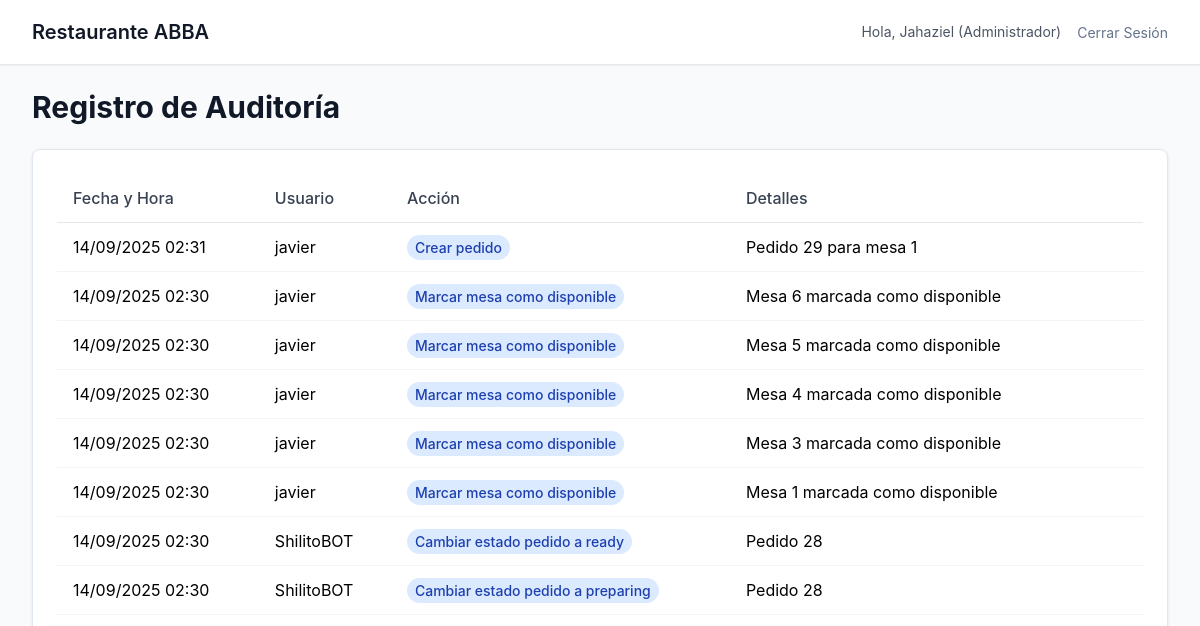
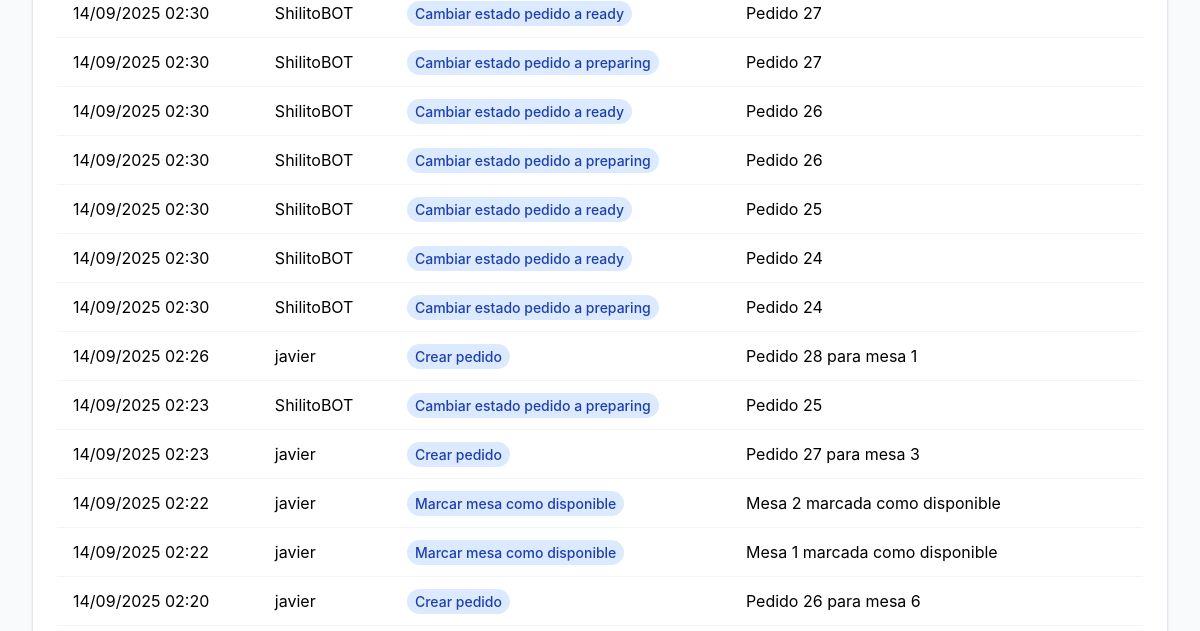
/home/audit-log/ (signed in, upper part), run on an earlier commit of the app's database (2 pictures, top to bottom).
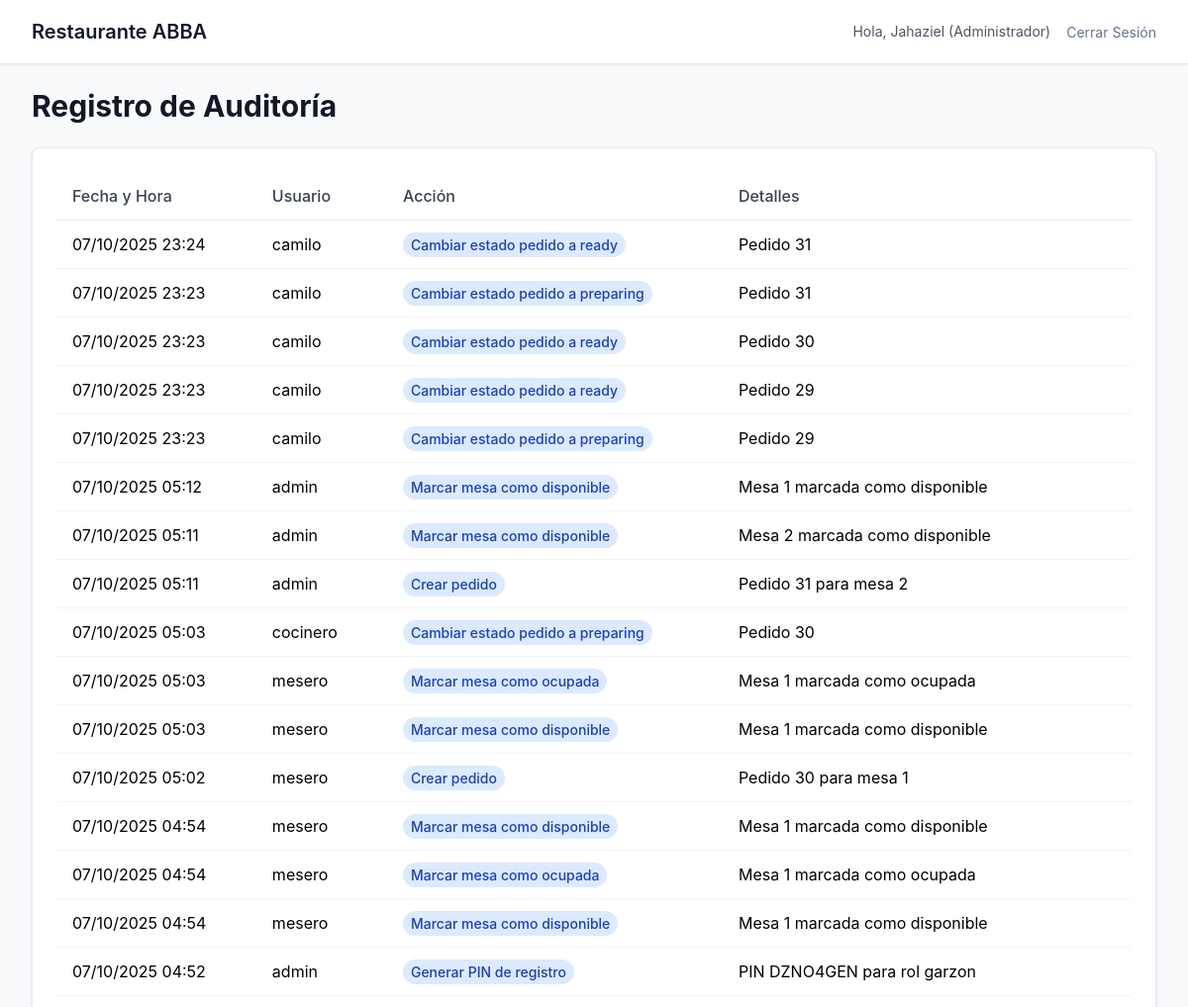
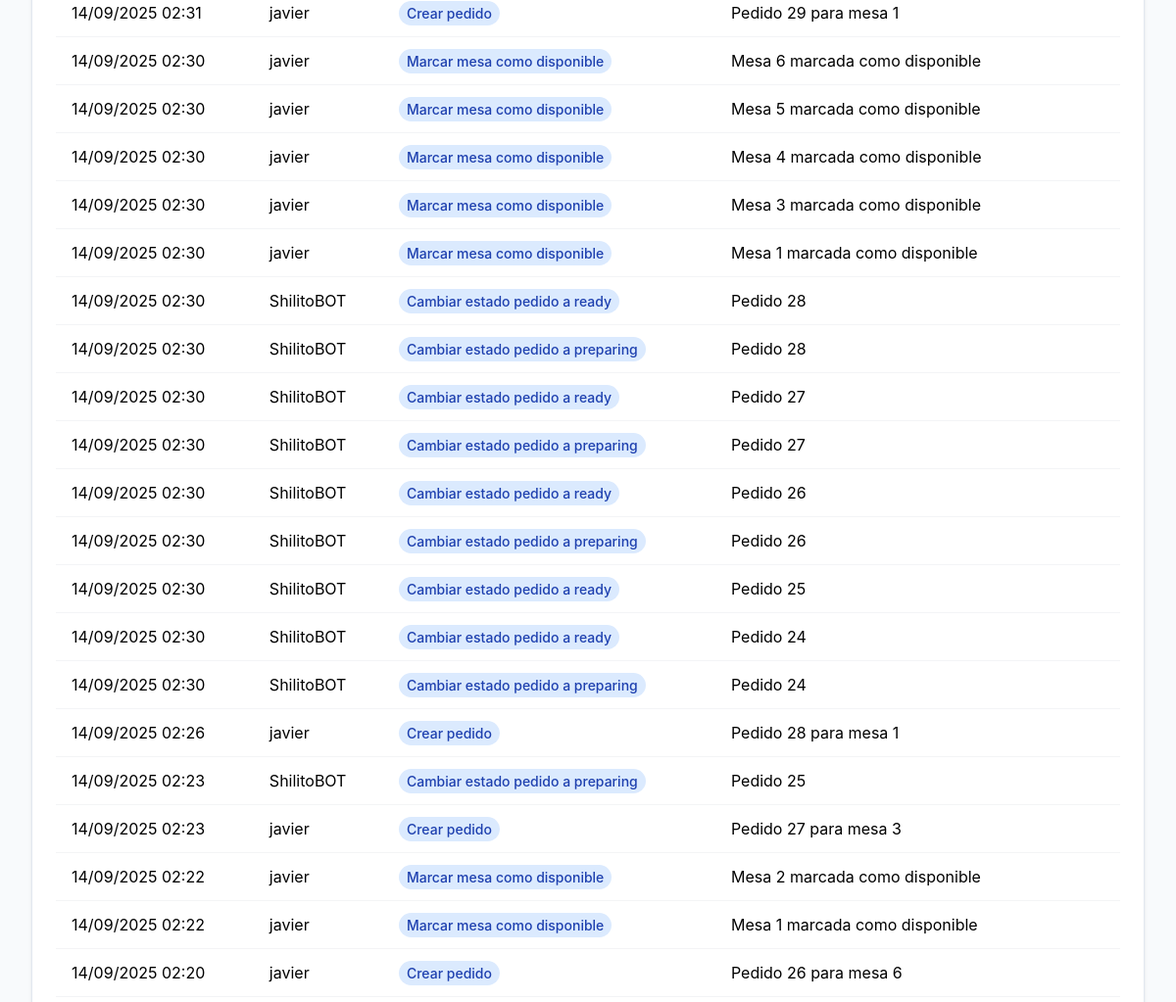
And on a later commit of the database (2 pictures, top to bottom).
### restaurant/models.py (models this page shows, shortened)
class UserProfile(models.Model):
    user = models.OneToOneField(User, on_delete=models.CASCADE)
    role = models.CharField("Rol", max_length=20, choices=[
        ('garzon', 'Garzón'),
        ('cocinero', 'Cocinero'),
        ('admin', 'Administrador'),
        ('recepcion', 'Recepción'),
    ], default='garzon')
    pin = models.CharField("PIN", max_length=10, blank=True)  # Para autenticación rápida
    class Meta:
        verbose_name = "Perfil de Usuario"
        verbose_name_plural = "Perfiles de Usuario"

class AuditLog(models.Model):
    user = models.ForeignKey(User, verbose_name="Usuario", on_delete=models.CASCADE)
    action = models.CharField("Acción", max_length=100)
    timestamp = models.DateTimeField("Fecha y Hora", default=timezone.now)
    details = models.TextField("Detalles", blank=True)
    class Meta:
        verbose_name = "Registro de Auditoría"
        verbose_name_plural = "Registros de Auditoría"

### restaurant/views.py (the view)
# urls.py: path('audit-log/', views.audit_log, name='audit_log'),
@login_required
def audit_log(request):
    if request.user.userprofile.role != 'admin':
        return redirect('home')
    logs = AuditLog.objects.all().order_by('-timestamp')
    return render(request, 'restaurant/audit_log.html', {'logs': logs})

### restaurant/templates/restaurant/audit_log.html (shortened to what this page needs)
{% extends "base.html" %}
{% block content %}
<div class="mb-8">
    <h1 class="text-3xl font-bold text-gray-900 mb-6">Registro de Auditoría</h1>
    <div class="card p-6">
        <div class="overflow-x-auto">
            <table class="w-full table-auto">
                <thead>
                    <tr class="border-b border-gray-200">
                        <th class="text-left py-3 px-4 font-medium text-gray-700">Fecha y Hora</th>
                        <th class="text-left py-3 px-4 font-medium text-gray-700">Usuario</th>
                        <th class="text-left py-3 px-4 font-medium text-gray-700">Acción</th>
                        <th class="text-left py-3 px-4 font-medium text-gray-700">Detalles</th>
                    </tr>
                </thead>
                <tbody>
                    {% for log in logs %}
                    <tr class="border-b border-gray-100 hover:bg-gray-50">
                        <td class="py-3 px-4">{{ log.timestamp|date:"d/m/Y H:i" }}</td>
                        <td class="py-3 px-4">{{ log.user.username }}</td>
                        <td class="py-3 px-4">
                            <span class="px-2 py-1 bg-blue-100 text-blue-800 rounded-full text-sm font-medium">
                                {{ log.action }}
                            </span>
                        </td>
                        <td class="py-3 px-4">{{ log.details|default:"N/A" }}</td>
                    </tr>
                    {% empty %}
                    <tr>
                        <td colspan="4" class="py-8 px-4 text-center text-gray-500">No hay registros de auditoría.</td>
                    </tr>
                    {% endfor %}
                </tbody>
            </table>
        </div>
    </div>
</div>
{% endblock %}

### restaurant/templates/base.html (shortened to what this page needs)
<!DOCTYPE html>
<html lang="es">
<head>
    <script src="https://cdn.tailwindcss.com"></script>
</head>
<body class="min-h-screen">
    <nav class="bg-white shadow-sm border-b border-gray-200">
        <div class="max-w-7xl mx-auto px-4 sm:px-6 lg:px-8">
            <div class="flex justify-between h-16">
                <div class="flex items-center">
                    <a href="{% url 'home' %}" class="text-xl font-semibold text-gray-900">Restaurante ABBA</a>
                </div>
                <div class="flex items-center space-x-4">
                    {% if user.is_authenticated %}
                        <span class="text-sm text-gray-600">Hola, {{ user.username }} ({{ user.userprofile.get_role_display }})</span>
                        <form method="post" action="{% url 'logout' %}" class="inline">
                            <button type="submit" class="nav-link text-sm">Cerrar Sesión</button>
                        </form>
                    {% endif %}
                </div>
            </div>
        </div>
    </nav>
    <main class="max-w-7xl mx-auto py-6 px-4 sm:px-6 lg:px-8">
        {% block content %}{% endblock %}
    </main>
</body>
</html>

### restaurant/templates/base.html (style rules this page uses)
body { background-color: #f8fafc; font-family: 'Inter', sans-serif; }
.nav-link { color: #64748b; transition: color 0.3s ease; }
.card { background-color: white; border: 1px solid #e2e8f0; border-radius: 0.5rem; box-shadow: 0 1px 3px rgba(0, 0, 0, 0.1); }

What changed in the data, as far as the page shows it:
added AuditLog: timestamp "07/10/2025 23:24", user.username "camilo", action "Cambiar estado pedido a ready", details "Pedido 31"
added AuditLog: timestamp "07/10/2025 23:23", user.username "camilo", action "Cambiar estado pedido a preparing", details "Pedido 31"
added AuditLog: timestamp "07/10/2025 23:23", user.username "camilo", action "Cambiar estado pedido a ready", details "Pedido 30"
added AuditLog: timestamp "07/10/2025 23:23", user.username "camilo", action "Cambiar estado pedido a ready", details "Pedido 29"
added AuditLog: timestamp "07/10/2025 23:23", user.username "camilo", action "Cambiar estado pedido a preparing", details "Pedido 29"
added AuditLog: timestamp "07/10/2025 05:12", user.username "admin", action "Marcar mesa como disponible", details "Mesa 1 marcada como disponible"
added AuditLog: timestamp "07/10/2025 05:11", user.username "admin", action "Marcar mesa como disponible", details "Mesa 2 marcada como disponible"
added AuditLog: timestamp "07/10/2025 05:11", user.username "admin", action "Crear pedido", details "Pedido 31 para mesa 2"
added AuditLog: timestamp "07/10/2025 05:03", user.username "cocinero", action "Cambiar estado pedido a preparing", details "Pedido 30"
added AuditLog: timestamp "07/10/2025 05:03", user.username "mesero", action "Marcar mesa como ocupada", details "Mesa 1 marcada como ocupada"
added AuditLog: timestamp "07/10/2025 05:03", user.username "mesero", action "Marcar mesa como disponible", details "Mesa 1 marcada como disponible"
added AuditLog: timestamp "07/10/2025 05:02", user.username "mesero", action "Crear pedido", details "Pedido 30 para mesa 1"
added AuditLog: timestamp "07/10/2025 04:54", user.username "mesero", action "Marcar mesa como disponible", details "Mesa 1 marcada como disponible"
added AuditLog: timestamp "07/10/2025 04:54", user.username "mesero", action "Marcar mesa como ocupada", details "Mesa 1 marcada como ocupada"
added AuditLog: timestamp "07/10/2025 04:54", user.username "mesero", action "Marcar mesa como disponible", details "Mesa 1 marcada como disponible"
added AuditLog: timestamp "07/10/2025 04:52", user.username "admin", action "Generar PIN de registro", details "PIN DZNO4GEN para rol garzon"
